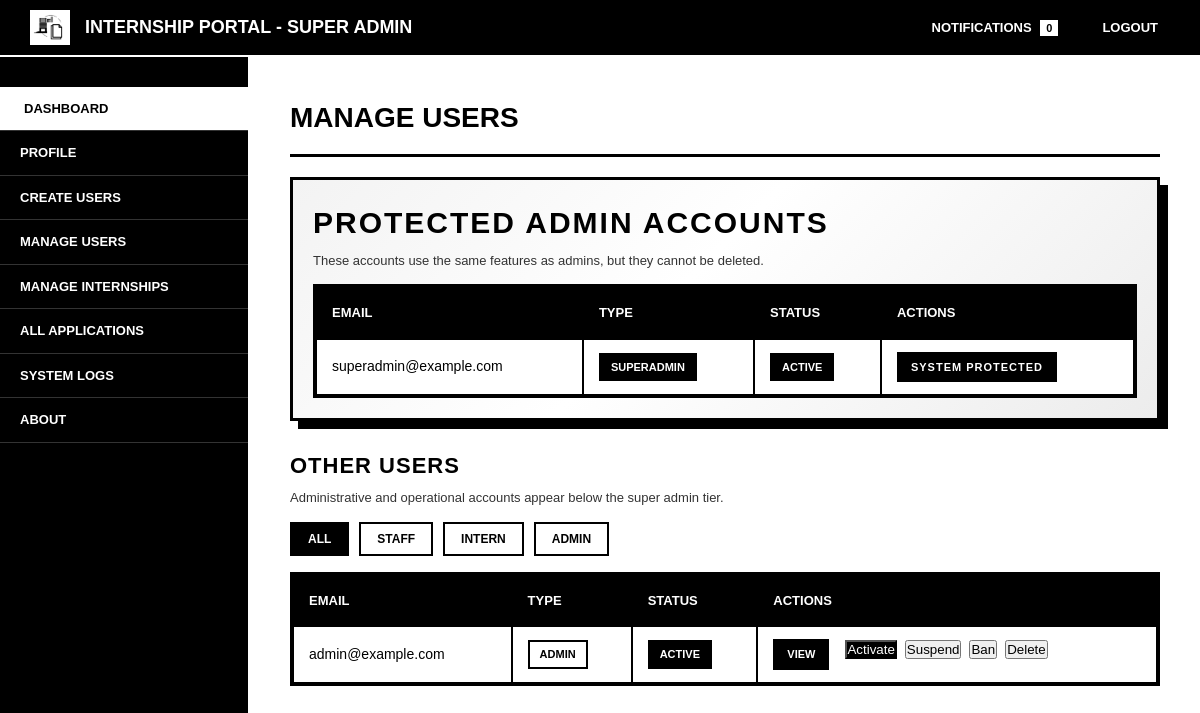
/superadmin/manage_users.php (signed in), run on the app's committed database.
### tables this page shows
CREATE TABLE `users` (
  `user_id` int(11) NOT NULL,
  `email` varchar(255) NOT NULL,
  `password_hash` varchar(255) DEFAULT NULL,
  `user_type` enum('admin','staff','intern','superadmin') NOT NULL,
  `verified` tinyint(1) DEFAULT 0,
  `created_at` timestamp NOT NULL DEFAULT current_timestamp(),
  `updated_at` timestamp NOT NULL DEFAULT current_timestamp() ON UPDATE current_timestamp(),
  `first_login` tinyint(1) DEFAULT 1,
  `reset_token` varchar(255) DEFAULT NULL,
  `token_expiry` datetime DEFAULT NULL,
  `status` enum('active','banned','suspended') DEFAULT 'active'
);

### includes/functions.php (called while the page is built, shortened)
<?php
function isSuperAdminUser($userType = null) {
    $userType = $userType ?? ($_SESSION['user_type'] ?? null);
    return $userType === 'superadmin';
}
function getAdminAreaLabel() {
    return isSuperAdminUser() ? 'Super Admin' : 'Admin';
}
?>

### superadmin/manage_users.php (the view, shortened to what this page needs)
<?php
require_once '../includes/functions.php';
$panelLabel = getAdminAreaLabel();
$stmt = $pdo->prepare("SELECT COUNT(*) FROM notifications WHERE user_id = ? AND is_read = 0");
$stmt->execute([$_SESSION['user_id']]);
$unread = $stmt->fetchColumn();
$stmt = $pdo->prepare("SELECT * FROM users ORDER BY user_id DESC");
$stmt->execute();
$users = $stmt->fetchAll();
$statusLabels = [
    'active' => 'Active',
    'banned' => 'Banned',
    'suspended' => 'Suspended',
];
$superAdminUsers = array_filter($users, function ($user) {
    return $user['user_type'] === 'superadmin';
});
$otherUsers = array_filter($users, function ($user) {
    return $user['user_type'] !== 'superadmin';
});
?>
<!DOCTYPE html>
<html lang="en">
<head>
    <link rel="stylesheet" href="../assets/css/super_manage.css">
    <link rel="stylesheet" href="../assets/css/responsive.css">
</head>
<body>
    <div class="topnav">
        <div class="logo-section">
            <img src="../assets/img/logo.png" alt="Logo">
            <h2>Internship Portal - <?= htmlspecialchars($panelLabel) ?></h2>
        </div>
        <div class="topnav-right">
            <a href="notifications.php">
                Notifications <span class="badge"><?= $unread ?></span>
            </a>
            <a href="../logout.php">Logout</a>
        </div>
    </div>
    <div class="wrapper">
        <div class="sidebar">
            <ul>
                <li><a href="index.php" class="active">Dashboard</a></li>
                <li><a href="profile.php">Profile</a></li>
                <li><a href="create_users.php">Create Users</a></li>
                <li><a href="manage_users.php">Manage Users</a></li>
                <li><a href="manage_internships.php">Manage Internships</a></li>
                <li><a href="applications.php">All Applications</a></li>
                <li><a href="system_logs.php">System Logs</a></li>
                <li><a href="about.php">About</a></li>
            </ul>
        </div>
        <div class="content">
            <h1>Manage Users</h1>
            <section class="user-group user-group-superadmin">
                <div class="section-heading">
                    <h2>Protected Admin Accounts</h2>
                    <p>These accounts use the same features as admins, but they cannot be deleted.</p>
                </div>
                <div class="table-section table-section-superadmin">
                    <table>
                        <thead>
                            <tr>
                                <th>Email</th>
                                <th>Type</th>
                                <th>Status</th>
                                <th>Actions</th>
                            </tr>
                        </thead>
                        <tbody>
                            <?php foreach ($superAdminUsers as $user): ?>
                                <?php
                                $statusClass = $user['status'] === 'active' ? 'status-active' : 'status-inactive';
                                $userTypeClass = 'user-type-' . strtolower($user['user_type']);
                                ?>
                                <tr>
                                    <td><?= htmlspecialchars($user['email']) ?></td>
                                    <td>
                                        <span class="user-type <?= $userTypeClass ?>">
                                            <?= ucfirst($user['user_type']) ?>
                                        </span>
                                    </td>
                                    <td>
                                        <span class="status-badge <?= $statusClass ?>">
                                            <?= htmlspecialchars($statusLabels[$user['status']] ?? ucfirst($user['status'])) ?>
                                        </span>
                                    </td>
                                    <td>
                                        <span class="protected-label">System Protected</span>
                                    </td>
                                </tr>
                            <?php endforeach; ?>
                        </tbody>
                    </table>
                </div>
            </section>
            <section class="user-group">
                <div class="section-heading">
                    <h2>Other Users</h2>
                    <p>Administrative and operational accounts appear below the super admin tier.</p>
                </div>
                <div class="filter-tabs" aria-label="User type filters">
                    <button type="button" class="filter-tab active" data-filter="all">All</button>
                    <button type="button" class="filter-tab" data-filter="staff">Staff</button>
                    <button type="button" class="filter-tab" data-filter="intern">Intern</button>
                    <button type="button" class="filter-tab" data-filter="admin">Admin</button>
                </div>
                <div class="table-section">
                    <table>
                        <thead>
                            <tr>
                                <th>Email</th>
                                <th>Type</th>
                                <th>Status</th>
                                <th>Actions</th>
                            </tr>
                        </thead>
                        <tbody>
                            <?php foreach ($otherUsers as $user): ?>
                                <?php
                                $statusClass = $user['status'] === 'active' ? 'status-active' : 'status-inactive';
                                $userTypeClass = 'user-type-' . strtolower($user['user_type']);
                                ?>
                                <tr class="user-row" data-user-type="<?= htmlspecialchars($user['user_type']) ?>">
                                    <td><?= htmlspecialchars($user['email']) ?></td>
                                    <td>
                                        <span class="user-type <?= $userTypeClass ?>">
                                            <?= ucfirst($user['user_type']) ?>
                                        </span>
                                    </td>
                                    <td>
                                        <span class="status-badge <?= $statusClass ?>">
                                            <?= htmlspecialchars($statusLabels[$user['status']] ?? ucfirst($user['status'])) ?>
                                        </span>
                                    </td>
                                    <td>
                                        <div class="action-group">
                                            <a href="view_users.php?id=<?= $user['user_id'] ?>">View</a>
                                            <form method="POST" action="toggle_status.php" style="display:inline;">
                                                <button type="submit" class="<?= $user['status'] === 'active' ? 'current-status-action' : '' ?>">Activate</button>
                                            </form>
                                            <form method="POST" action="toggle_status.php" style="display:inline;">
                                                <button type="submit" class="<?= $user['status'] === 'suspended' ? 'current-status-action' : '' ?>">Suspend</button>
                                            </form>
                                            <form method="POST" action="toggle_status.php" style="display:inline;">
                                                <button type="submit" class="<?= $user['status'] === 'banned' ? 'current-status-action' : '' ?>">Ban</button>
                                            </form>
                                            <form method="POST" action="delete_users.php" style="display:inline;" onsubmit="return confirm('Delete user <?= htmlspecialchars($user['email']) ?>? This action cannot be undone.')">
                                                <button type="submit">Delete</button>
                                            </form>
                                        </div>
                                    </td>
                                </tr>
                            <?php endforeach; ?>
                        </tbody>
                    </table>
                </div>
            </section>
        </div>
    </div>
</body>
</html>

### assets/css/super_manage.css (style rules this page uses)
* { margin: 0; padding: 0; box-sizing: border-box; }
body { font-family: Arial, Helvetica, sans-serif; background-color: #ffffff; color: #000000; line-height: 1.5; min-height: 100vh; }
.topnav { background-color: #000000; color: #ffffff; padding: 10px 30px; display: flex; justify-content: space-between; align-items: center; border-bottom: 2px solid #ffffff; }
.logo-section { display: flex; align-items: center; gap: 15px; }
.logo-section img { max-width: 40px; height: auto; border: 2px solid #ffffff; }
.logo-section h2 { font-size: 18px; font-weight: bold; text-transform: uppercase; color: #ffffff; margin: 0; }
.topnav-right { display: flex; gap: 20px; }
.topnav-right a { color: #ffffff; text-decoration: none; font-size: 13px; font-weight: bold; text-transform: uppercase; padding: 5px 10px; border: 2px solid transparent; transition: all 0.3s ease; }
.badge { background-color: #ffffff; color: #000000; padding: 2px 6px; font-size: 11px; font-weight: bold; margin-left: 5px; }
.wrapper { display: flex; min-height: calc(100vh - 60px); }
.sidebar { width: 250px; background-color: #000000; color: #ffffff; padding: 30px 0; border-right: 2px solid #ffffff; flex-shrink: 0; }
.sidebar ul { list-style: none; }
.sidebar li { border-bottom: 1px solid #333333; }
.sidebar a { display: block; color: #ffffff; text-decoration: none; padding: 12px 20px; text-transform: uppercase; font-size: 13px; font-weight: bold; transition: all 0.3s ease; }
.sidebar a.active { background-color: #ffffff; color: #000000; border-left: 4px solid #ffffff; }
.content { flex: 1; padding: 40px; background-color: #ffffff; overflow-y: auto; max-height: calc(100vh - 60px); }
.content h1 { font-size: 28px; font-weight: bold; text-transform: uppercase; margin-bottom: 20px; border-bottom: 3px solid #000000; padding-bottom: 15px; }
.user-group { margin-top: 28px; }
.user-group:first-of-type { margin-top: 0; }
.section-heading { margin-bottom: 14px; }
.section-heading h2 { font-size: 22px; font-weight: bold; text-transform: uppercase; letter-spacing: 1px; margin-bottom: 6px; }
.section-heading p { font-size: 13px; color: #333333; }
.user-group-superadmin { padding: 20px; border: 3px solid #000000; background: linear-gradient(135deg, #f3f3f3 0%, #ffffff 45%, #ececec 100%); box-shadow: 8px 8px 0 #000000; }
.user-group-superadmin .section-heading h2 { font-size: 30px; letter-spacing: 2px; }
.user-group-superadmin .section-heading p { max-width: 700px; }
.table-section-superadmin { border-width: 3px; }
.table-section { overflow-x: auto; border: 2px solid #000000; background-color: #ffffff; }
.filter-tabs { display: flex; flex-wrap: wrap; gap: 10px; margin-bottom: 16px; }
.filter-tab { padding: 8px 16px; border: 2px solid #000000; background-color: #ffffff; color: #000000; font-size: 12px; font-weight: bold; text-transform: uppercase; cursor: pointer; transition: all 0.3s ease; }
.filter-tab:hover, .filter-tab.active { background-color: #000000; color: #ffffff; }
table { width: 100%; border-collapse: collapse; min-width: 600px; }
th { background-color: #000000; color: #ffffff; font-weight: bold; text-transform: uppercase; font-size: 13px; padding: 15px; text-align: left; border: 2px solid #000000; }
td { padding: 12px 15px; border: 2px solid #000000; font-size: 14px; }
.status-badge { display: inline-block; padding: 4px 10px; font-weight: bold; text-transform: uppercase; font-size: 11px; border: 2px solid #000000; }
.status-active { background-color: #000000; color: #ffffff; }
.user-type { display: inline-block; padding: 4px 10px; font-weight: bold; text-transform: uppercase; font-size: 11px; border: 2px solid #000000; }
.user-type-superadmin { background-color: #000000; color: #ffffff; }
.user-type-admin { background-color: #ffffff; color: #000000; }
td:last-child a { display: inline-block; padding: 5px 12px; text-decoration: none; font-weight: bold; text-transform: uppercase; font-size: 11px; border: 2px solid #000000; transition: all 0.3s ease; margin-right: 8px; }
.action-group { display: flex; flex-wrap: wrap; gap: 8px; }
.action-group a { margin-right: 0; }
td:last-child a:first-child { background-color: #000000; color: #ffffff; }
.current-status-action { background-color: #000000 !important; color: #ffffff !important; }
.protected-label { display: inline-block; padding: 5px 12px; background-color: #000000; color: #ffffff; font-weight: bold; text-transform: uppercase; font-size: 11px; border: 2px solid #000000; letter-spacing: 1px; }

### data on the page
users: email "superadmin@example.com", user_type "SUPERADMIN", status "ACTIVE"
users: email "admin@example.com", user_type "ADMIN", status "ACTIVE"

### other printed values
$panelLabel "SUPER ADMIN"
$unread "0"
